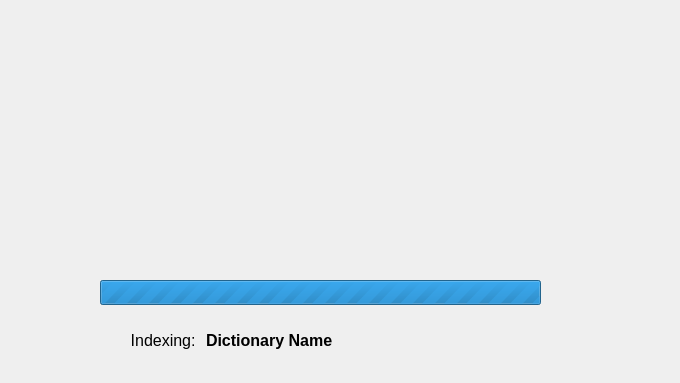
<?xml version="1.0" encoding="UTF-8"?>
<ui version="4.0">
 <class>Initializing</class>
 <widget class="QDialog" name="Initializing">
  <property name="windowModality">
   <enum>Qt::WindowModality::ApplicationModal</enum>
  </property>
  <property name="geometry">
   <rect>
    <x>0</x>
    <y>0</y>
    <width>680</width>
    <height>383</height>
   </rect>
  </property>
  <property name="sizePolicy">
   <sizepolicy hsizetype="Fixed" vsizetype="Fixed">
    <horstretch>0</horstretch>
    <verstretch>0</verstretch>
   </sizepolicy>
  </property>
  <property name="maximumSize">
   <size>
    <width>680</width>
    <height>383</height>
   </size>
  </property>
  <property name="windowTitle">
   <string>GoldenDict-ng - Initializing</string>
  </property>
  <widget class="QLabel" name="splashImage">
   <property name="geometry">
    <rect>
     <x>0</x>
     <y>0</y>
     <width>680</width>
     <height>382</height>
    </rect>
   </property>
   <property name="sizePolicy">
    <sizepolicy hsizetype="Fixed" vsizetype="Fixed">
     <horstretch>0</horstretch>
     <verstretch>0</verstretch>
    </sizepolicy>
   </property>
   <property name="text">
    <string/>
   </property>
   <property name="pixmap">
    <pixmap resource="../../resources.qrc">:/icons/splash.png</pixmap>
   </property>
   <property name="scaledContents">
    <bool>true</bool>
   </property>
  </widget>
  <widget class="QProgressBar" name="progressBar">
   <property name="geometry">
    <rect>
     <x>100</x>
     <y>280</y>
     <width>441</width>
     <height>25</height>
    </rect>
   </property>
   <property name="sizePolicy">
    <sizepolicy hsizetype="Fixed" vsizetype="Fixed">
     <horstretch>0</horstretch>
     <verstretch>0</verstretch>
    </sizepolicy>
   </property>
   <property name="maximum">
    <number>0</number>
   </property>
   <property name="value">
    <number>-1</number>
   </property>
   <property name="alignment">
    <set>Qt::AlignmentFlag::AlignCenter</set>
   </property>
  </widget>
  <widget class="QWidget" name="layoutWidget">
   <property name="geometry">
    <rect>
     <x>130</x>
     <y>310</y>
     <width>411</width>
     <height>61</height>
    </rect>
   </property>
   <layout class="QHBoxLayout" name="horizontalLayout">
    <item>
     <widget class="QLabel" name="operation">
      <property name="sizePolicy">
       <sizepolicy hsizetype="Fixed" vsizetype="Fixed">
        <horstretch>0</horstretch>
        <verstretch>0</verstretch>
       </sizepolicy>
      </property>
      <property name="font">
       <font>
        <pointsize>12</pointsize>
       </font>
      </property>
      <property name="text">
       <string>Indexing: </string>
      </property>
      <property name="alignment">
       <set>Qt::AlignmentFlag::AlignRight|Qt::AlignmentFlag::AlignTrailing|Qt::AlignmentFlag::AlignVCenter</set>
      </property>
     </widget>
    </item>
    <item>
     <widget class="QLabel" name="dictionary">
      <property name="sizePolicy">
       <sizepolicy hsizetype="Preferred" vsizetype="Fixed">
        <horstretch>0</horstretch>
        <verstretch>0</verstretch>
       </sizepolicy>
      </property>
      <property name="font">
       <font>
        <pointsize>12</pointsize>
        <bold>true</bold>
       </font>
      </property>
      <property name="text">
       <string>Dictionary Name</string>
      </property>
      <property name="alignment">
       <set>Qt::AlignmentFlag::AlignLeading|Qt::AlignmentFlag::AlignLeft|Qt::AlignmentFlag::AlignVCenter</set>
      </property>
      <property name="wordWrap">
       <bool>true</bool>
      </property>
     </widget>
    </item>
   </layout>
  </widget>
 </widget>
 <resources>
  <include location="../../resources.qrc"/>
 </resources>
 <connections/>
</ui>
